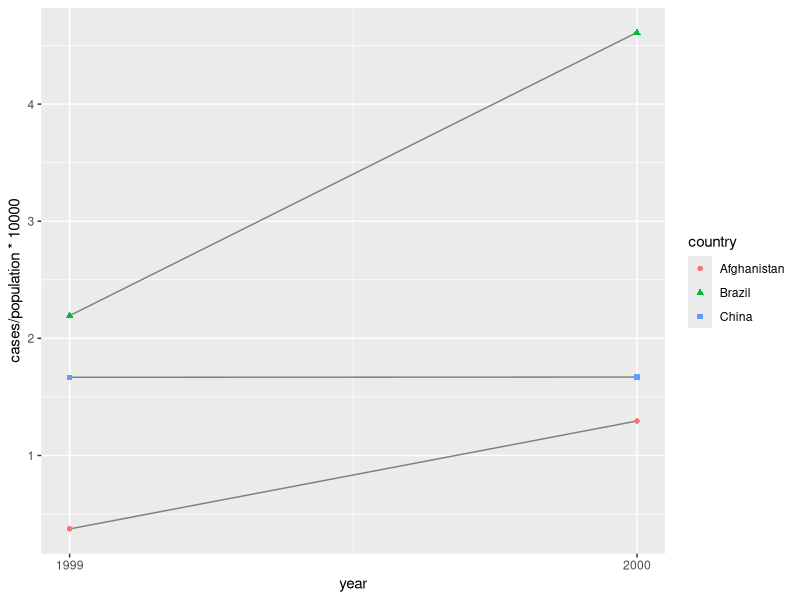
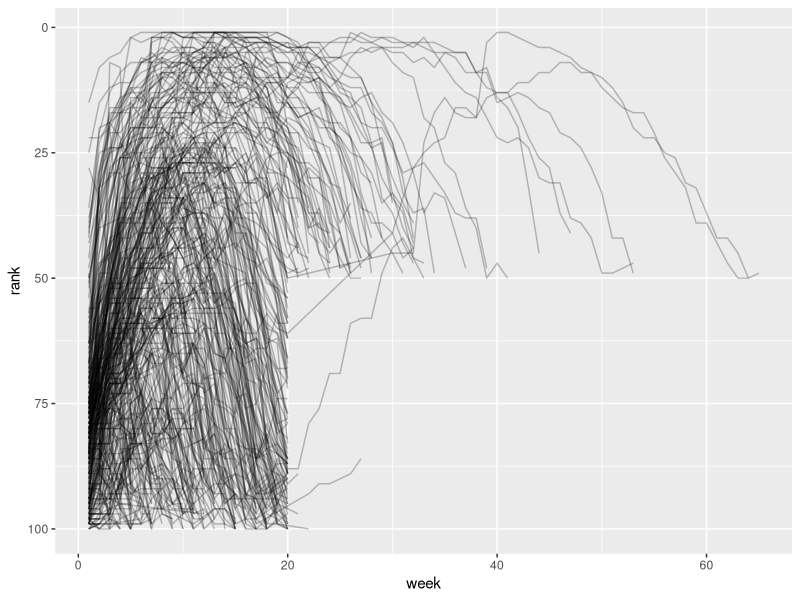

Recreate these plots in R, in order.
library(tidyverse)

# 5.2

table1 |>
  mutate(rate = cases / population * 10000)

table1 |> 
  group_by(year) |> 
  summarize(total_cases = sum(cases))

ggplot(table1, aes(x = year, y = cases / population * 10000)) +
  geom_line(aes(group = country), color = "grey50") +
  geom_point(aes(color = country, shape = country)) +
  scale_x_continuous(breaks = c(1999, 2000)) # x-axis breaks at 1999 and 2000

# 5.3

billboard

billboard |> 
  pivot_longer(
    cols = starts_with("wk"), 
    names_to = "week", 
    values_to = "rank",
    values_drop_na = TRUE
  )

billboard_longer <- billboard |> 
  pivot_longer(
    cols = starts_with("wk"), 
    names_to = "week", 
    values_to = "rank",
    values_drop_na = TRUE
  ) |> 
  mutate(
    week = parse_number(week)
  )
billboard_longer

billboard_longer |> 
  ggplot(aes(x = week, y = rank, group = track)) + 
  geom_line(alpha = 0.25) + 
  scale_y_reverse()

who2

who2 |> 
  pivot_longer(
    cols = !(country:year),
    names_to = c("diagnosis", "gender", "age"), 
    names_sep = "_",
    values_to = "count"
  )

household

household |> 
  pivot_longer(
    cols = !family, 
    names_to = c(".value", "child"), 
    names_sep = "_", 
    values_drop_na = TRUE
  )

cms_patient_experience

cms_patient_experience |> 
  distinct(measure_cd, measure_title)

cms_patient_experience |> 
  pivot_wider(
    id_cols = starts_with("org"),
    names_from = measure_cd,
    values_from = prf_rate
  )